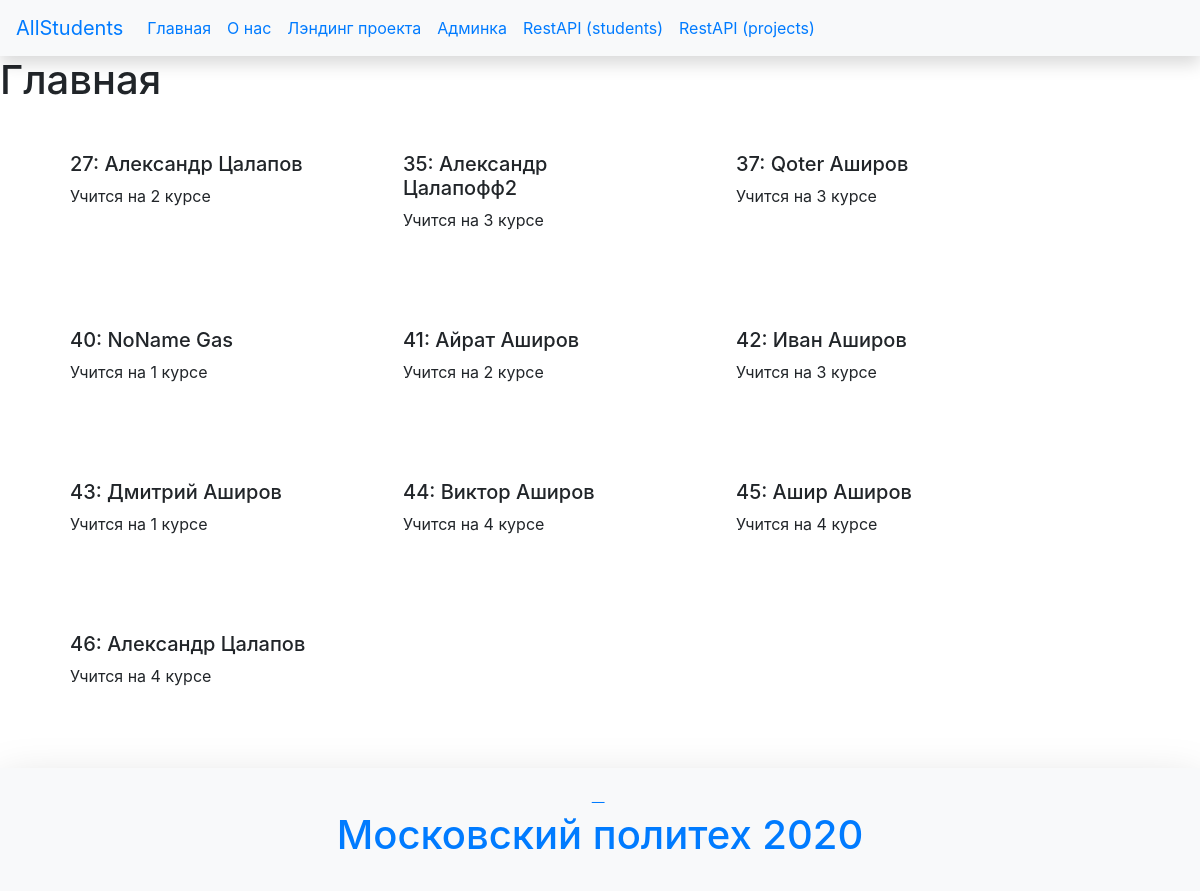
Page /api/ on the committed database.
### main/models.py (models this page shows, shortened)
class Students(models.Model):
    id = models.AutoField(primary_key=True)
    name = models.TextField("Имя студента")
    surname = models.TextField('Фамилия студента')
    status = models.CharField(max_length=1, choices=STATUS_CHOICE)
    course = models.IntegerField('Курс')
    class Meta:
        verbose_name = ("Студент")
        verbose_name_plural = ("Студенты")

### main/views.py (the view)
# urls.py: path('', views.index, name='main'),
def index(request):
    students = Students.objects.all()
    studentsPhoto = StudentsPhoto.objects.all()
    return render(request, 'main/index.html', {'students':students,'photos': studentsPhoto})

### main/templates/main/index.html (shortened to what this page needs)
{% extends 'main/base.html' %}
{% block main %}
    <h1>Главная</h1>
    <div class='container'>
        <div class='row'>
            {% for student in students %}
            <div class='col-3 m-4 p-3'>
                    <h5>{{student.id}}: {{student.name}} {{student.surname}}</h5>
                    <p>Учится на  {{student.course}} курсе</p>
            </div>
            {% endfor %}
        </div>
    </div>
{% endblock %}

### rows in the picture
Students: id "27", name "Александр", surname "Цалапов", course "2"
Students: id "35", name "Александр", surname "Цалапофф2", course "3"
Students: id "37", name "Qoter", surname "Аширов", course "3"
Students: id "40", name "NoName", surname "Gas", course "1"
Students: id "41", name "Айрат", surname "Аширов", course "2"
Students: id "42", name "Иван", surname "Аширов", course "3"
Students: id "43", name "Дмитрий", surname "Аширов", course "1"
Students: id "44", name "Виктор", surname "Аширов", course "4"
Students: id "45", name "Ашир", surname "Аширов", course "4"
Students: id "46", name "Александр", surname "Цалапов", course "4"
